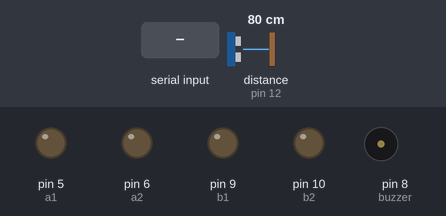
A sketch run on a simulated Arduino Uno, built with avr-gcc and run on an emulated ATmega328P. On the bench: output pins drawn as LEDs (lit = HIGH), buzzer (waves = sounding, pin HIGH). Wiring (inferred from the names in the program): ultrasonic range finder: trigger pin 11; echo pin 12. The test bench sets the inputs (shaded band); at power-on: distance to the obstacle (sensor on pin 12) 80 cm. The echo pulse lasts 58.3 µs per cm; pins used as bus, display or sensor lines are not drawn.

Above: at 1.2 s.
1.3 s: distance to the obstacle (sensor on pin 12) set to 22 cm
2.8 s: distance to the obstacle (sensor on pin 12) set to 18 cm
At 3.02 s:
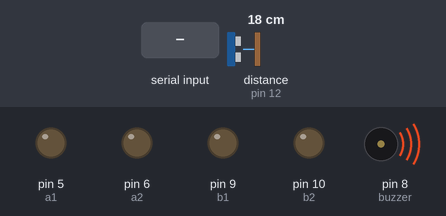
5.8 s: "F" received over the second serial link
At 6.02 s:
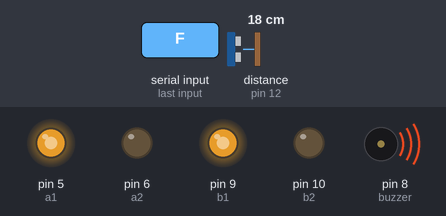
8.8 s: "B" received over the second serial link
At 9.02 s:
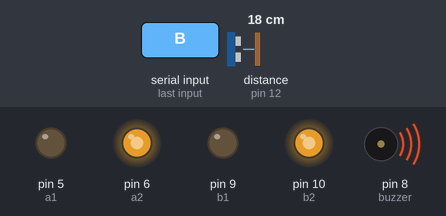
11.8 s: "L" received over the second serial link
At 12.03 s:
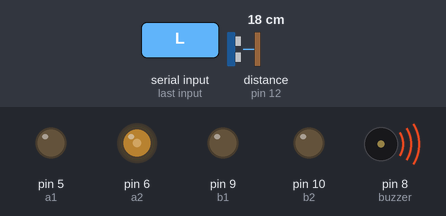
14.8 s: "R" received over the second serial link
At 15.03 s:
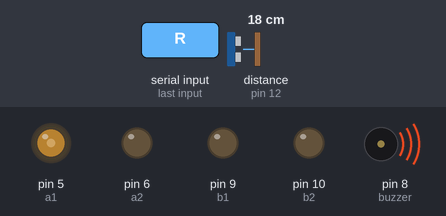
Timing chart, 0 to 18.8 s (numbered marks = the images above; inputs shaded):
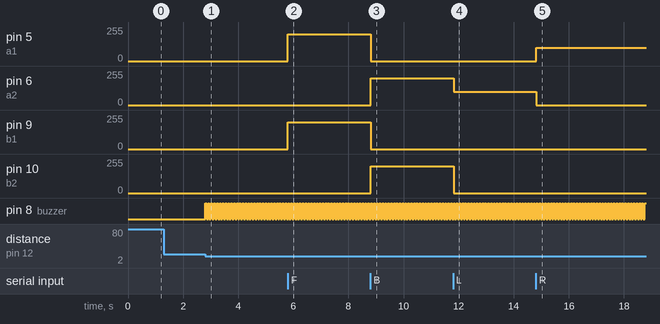

The sketch:

RC_Car_4______2_______.ino
```cpp
#define TXD 4
#define RXD 2
#define a1 5 //모터드라이버의 a와 b(각각 핀 2개)를 변수 설정
#define a2 6
#define b1 9
#define b2 10
#define trig 11 //초음파 센서의 11번, 12번 핀을 trig와 echo로 변수 설정
#define echo 12
#define buzzer 8

#include <SoftwareSerial.h>
SoftwareSerial BTSerial(TXD, RXD);  //이름을 BTSerial로 지정(TXD, RXD)핀 순서로 연결

void setup() {
  BTSerial.begin(9600);   //소프트웨어시리얼 시작(이하 BT)
  pinMode(a1, OUTPUT);   //모터드라이버의 각 핀을 출력모드로 설정
  pinMode(a2, OUTPUT);
  pinMode(b1, OUTPUT);
  pinMode(b2, OUTPUT);
  pinMode(trig, OUTPUT);  //trig를 출력으로 설정
  pinMode(echo, INPUT);   //echo를 입력으로 설정
  pinMode(buzzer, OUTPUT);
}

void loop() {
  digitalWrite(trig, HIGH);     //trig에서 HIGH 신호 출력
  delayMicroseconds(10);        //10마이크로초 대기
  digitalWrite(trig, LOW);      //trig에서 LOW 신호 출력
  int distance = pulseIn(echo, HIGH) * 340 / 2 / 10000; //거리를 cm로 구하는 공식

  if (distance < 20) {
    digitalWrite(buzzer, 1);
    delay(distance * 3);
    if (distance < 5) {
      delay(distance);
    }
    else {
      digitalWrite(buzzer, 0);
      delay(distance * 3);
    }
  }
  else {
    digitalWrite(buzzer, 0);
  }

  if (BTSerial.available()) {         //BT시리얼에서 값 받기
    char cmd = BTSerial.read(); //BT시리얼에서 받은 값 cmd로 변수 설정
    Serial.println(cmd);        //cmd 값을 시리얼 모니터에 출력 후줄바꿈
    if (cmd == 'F') {           //만일 cmd값이 F이면(작은따옴표)
      analogWrite(a1, 200);         //왼쪽바퀴 전진(속도 200)
      analogWrite(a2, 0);
      analogWrite(b1, 200);         //오른쪽바퀴 전진(속도 200)
      analogWrite(b2, 0);
    }
    else if (cmd == 'B') {           //만일 cmd값이 B이면
      analogWrite(a1, 0);
      analogWrite(a2, 200);         //오른쪽바퀴 후진(속도 200)
      analogWrite(b1, 0);
      analogWrite(b2, 200);         //왼쪽바퀴 후진(속도 200)
    }
    else if (cmd == 'L') {
      analogWrite(a1, 0);
      analogWrite(a2, 100);
      analogWrite(b1, 0);
      analogWrite(b2, 0);
    }
    else if (cmd == 'R') {
      analogWrite(a1, 100);
      analogWrite(a2, 0);
      analogWrite(b1, 0);
      analogWrite(b2, 0);
    }
    else if (cmd == 'G') {           //만일 cmd값이 G이면(앞,왼쪽)
      analogWrite(a1, 100);
      analogWrite(a2, 0);
      analogWrite(b1, 200);
      analogWrite(b2, 0);
    }
    else if (cmd == 'I') {           //만일 cmd값이 I이면(앞,오른쪽)
      analogWrite(a1, 200);
      analogWrite(a2, 0);
      analogWrite(b1, 100);
      analogWrite(b2, 0);
    }
    else if (cmd == 'H') {           //만일 cmd값이 H이면(뒤,왼쪽)
      analogWrite(a1, 0);
      analogWrite(a2, 100);
      analogWrite(b1, 0);
      analogWrite(b2, 200);
    }
    else if (cmd == 'J') {           //만일 cmd값이 J이면(뒤,오른쪽)
      analogWrite(a1, 0);
      analogWrite(a2, 200);
      analogWrite(b1, 0);
      analogWrite(b2, 100);
    }
    else {
      analogWrite(a1, 0);
      analogWrite(a2, 0);
      analogWrite(b1, 0);
      analogWrite(b2, 0);
    }
  }
}
```

Measured:
- the behaviour switches between 21 and 20 cm on distance to the obstacle (sensor on pin 12) (found by bisection; images 0 and 1)
- after the input at 1.3 s, every drawn part: stays the same
- after the input at 2.8 s, pin 8 (buzzer): alternates HIGH for 0.05 s and LOW for 0.05 s, starting at once
- after the input at 5.8 s, pin 5 (a1), pin 9 (b1): 0/255 → 200/255 at once
- after the input at 8.8 s, pin 5 (a1), pin 9 (b1): 200/255 → 0/255 at once; pin 6 (a2), pin 10 (b2): 0/255 → 200/255 at once
- after the input at 11.8 s, pin 6 (a2): 200/255 → 100/255 at once; pin 10 (b2): 200/255 → 0/255 at once
- after the input at 14.8 s, pin 5 (a1): 0/255 → 100/255 at once; pin 6 (a2): 100/255 → 0/255 at once
